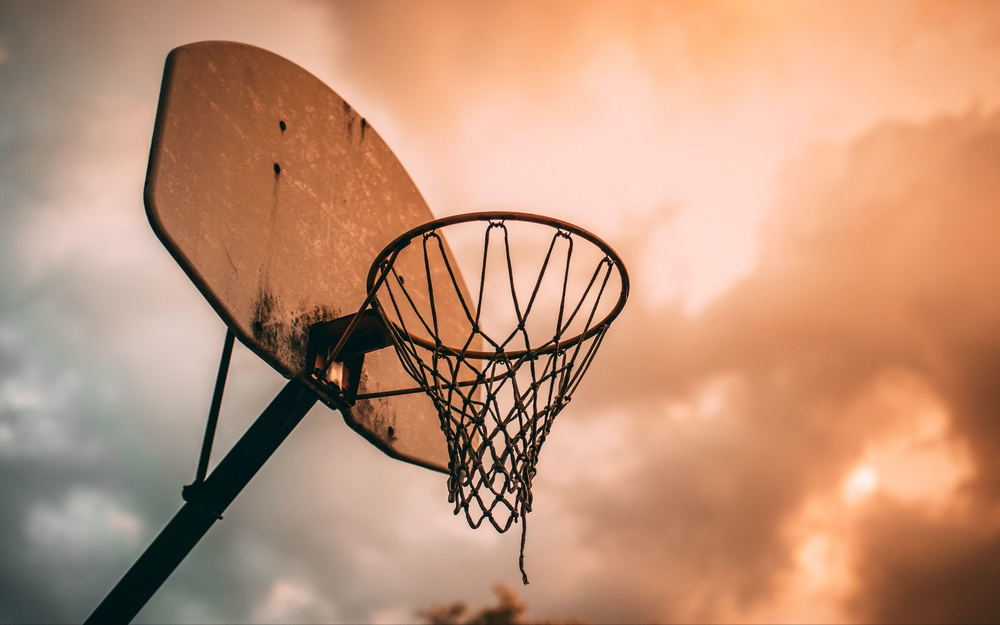
#> input picture web/uploads/test_1_basketball.jpg, 1000 x 625 px, shrunk from 3840 x 2400 before the run
$ python -i models.py   (imports and definitions only)   (older library calls are emulated)
#> lines starting #> are read from the running program, lines starting #| are printed output that depends on the picture
#> further down, picture is the input picture: shape (625, 1000, 3); mean B, G, R 120.3, 147.2, 192
import cv2
import numpy as np
import matplotlib.pyplot as plt
import imageio

#src is cv2 image generated from cv2.imread
#src is supposed to be a BGR image
#grayscale indicate whether image edges should be presented in black white or rgb
def my_sobel(src, output_to_screen=False, gray_scale = True):
#> called with output_to_screen = False, gray_scale = True
    img = src.copy()
    img = cv2.cvtColor(img, cv2.COLOR_BGR2RGB)
    if gray_scale:
        img = cv2.cvtColor(img, cv2.COLOR_RGB2GRAY)
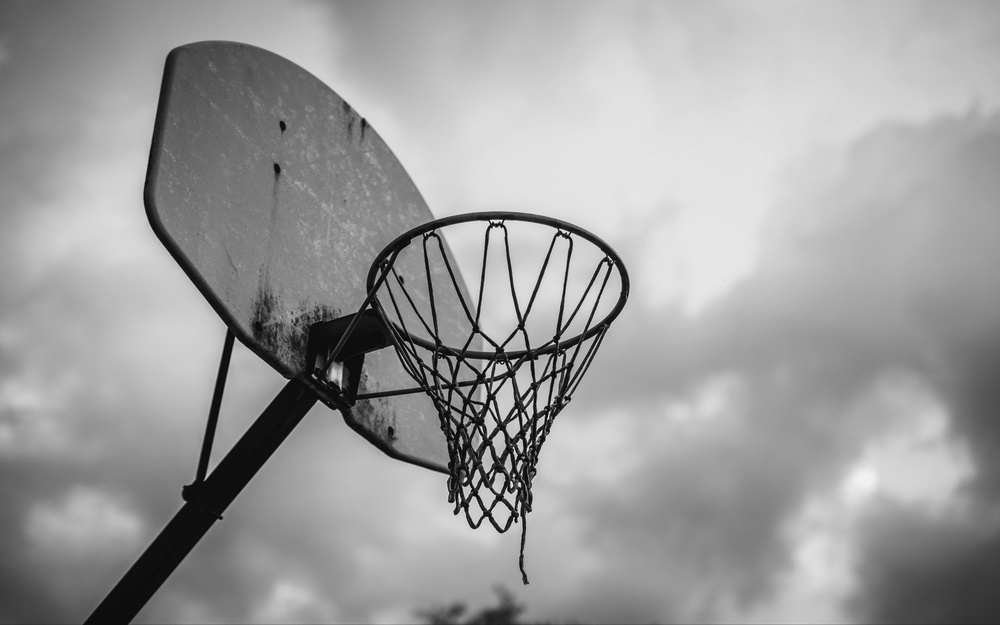
#> img: shape (625, 1000); min 1, max 243, mean 157.6

    #x, y gradient by unit16
    x = cv2.Sobel(img,cv2.CV_16S,1,0)
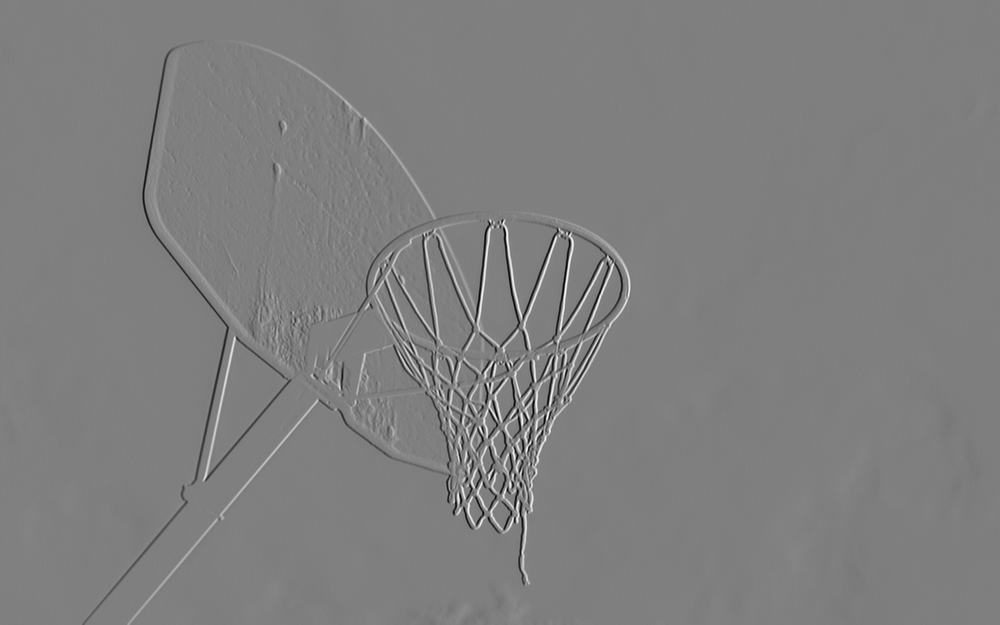
#> x: shape (625, 1000) int16; min -846, max 847, mean 0; drawn with min black and max white
    y = cv2.Sobel(img,cv2.CV_16S,0,1)
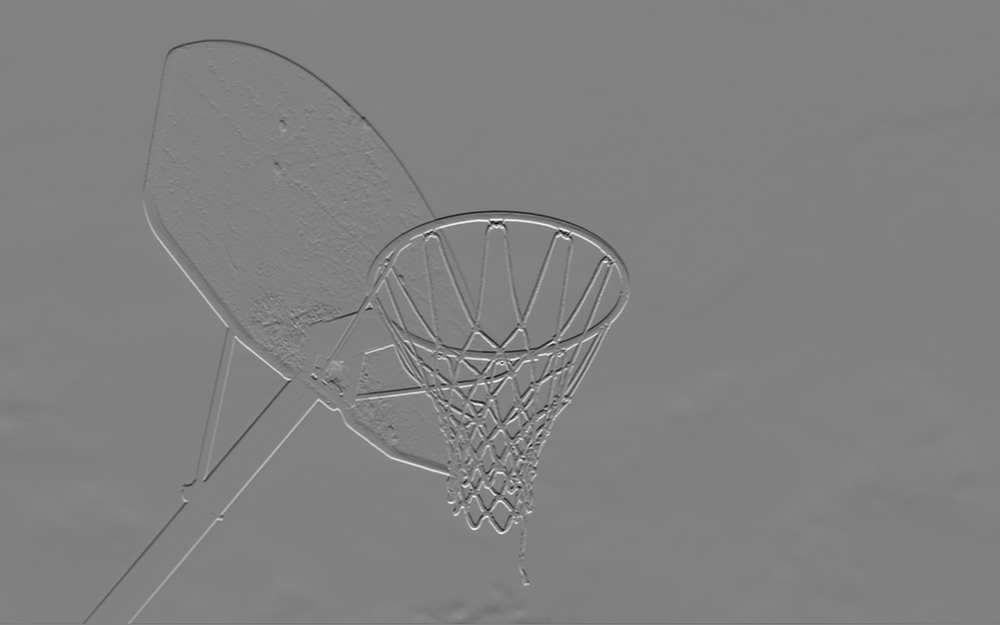
#> y: shape (625, 1000) int16; min -848, max 824, mean -0.7; drawn with min black and max white

    #convert back to unit 8
    absX = cv2.convertScaleAbs(x)
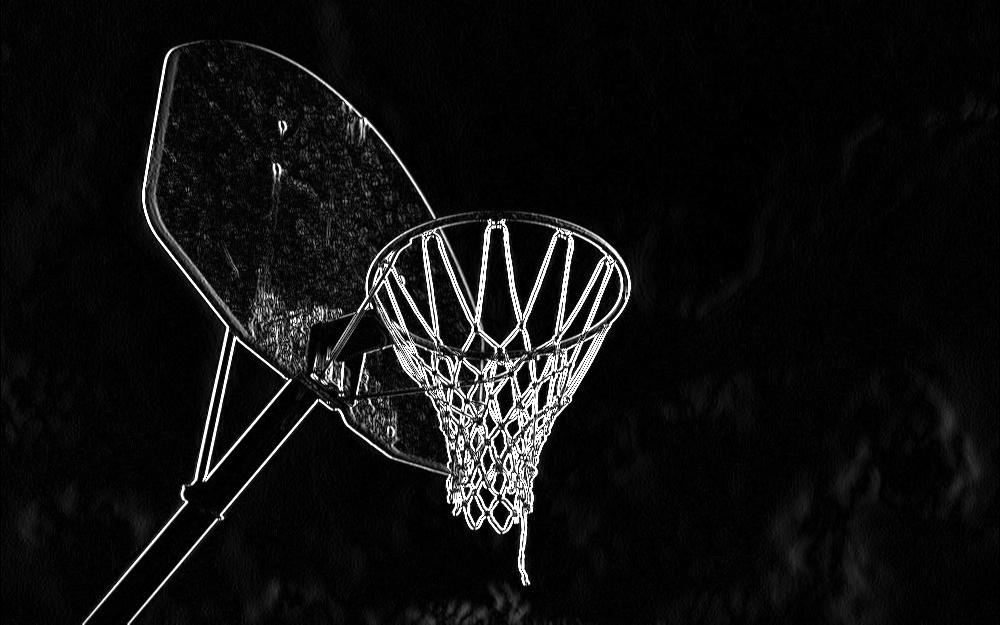
#> absX: shape (625, 1000); min 0, max 255, mean 16.2
    absY = cv2.convertScaleAbs(y)
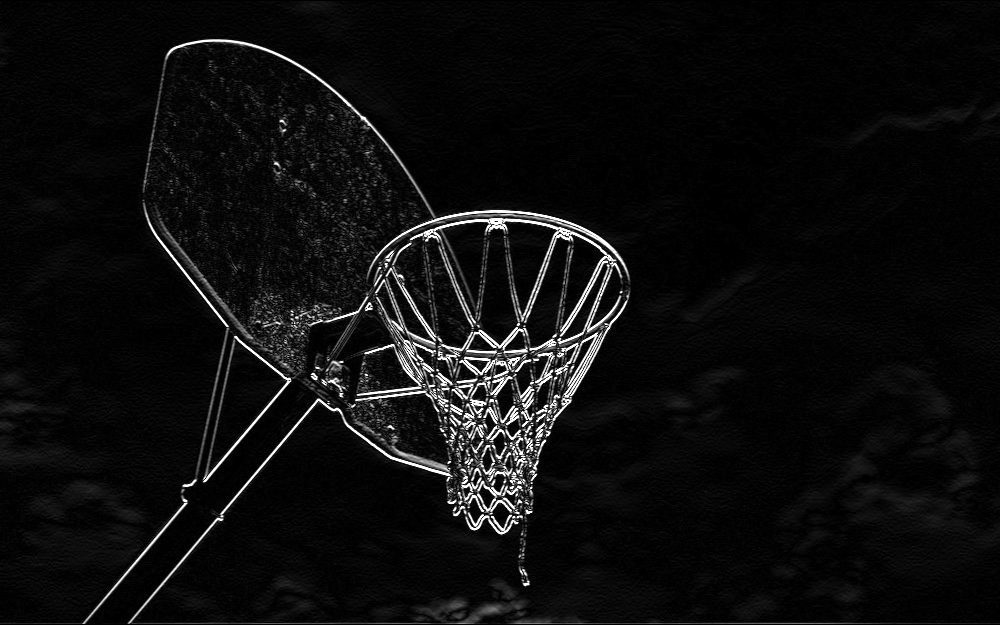
#> absY: shape (625, 1000); min 0, max 255, mean 13.8

    #combine
    dst = cv2.addWeighted(absX,0.5,absY,0.5,0)
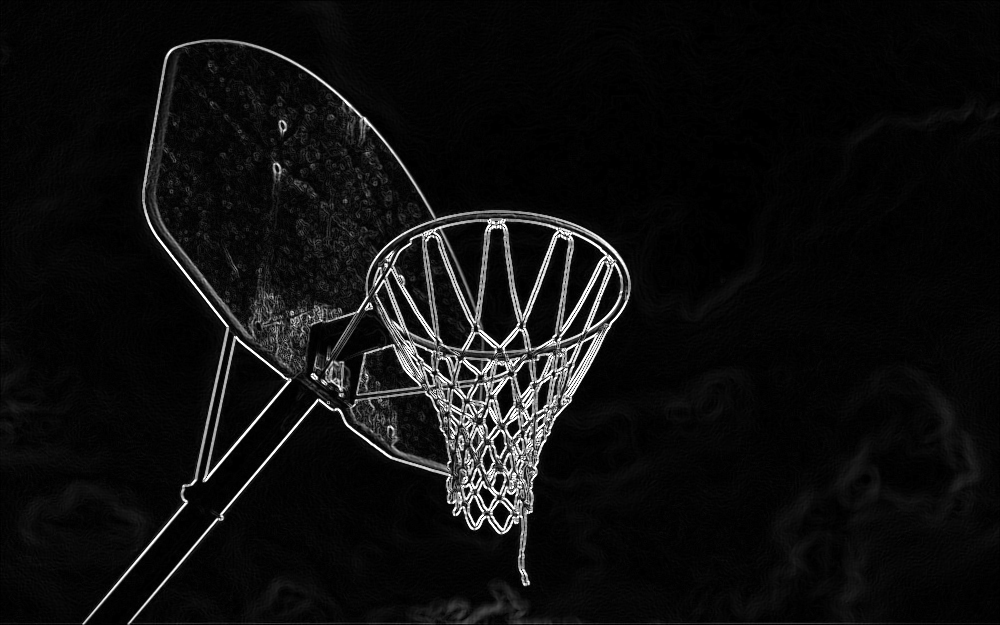
#> dst: shape (625, 1000); min 0, max 255, mean 15
    if output_to_screen:
        plt.imshow(dst)
    return dst
# [40 lines left out: functions my_canny, video_transform, real_time_transform, not called in this run]

>>> import cv2
>>> picture = cv2.imread('../uploads/test_1_basketball.jpg')
>>> result = my_sobel(picture)

$ run again, on web/uploads/YSBbFX.jpg
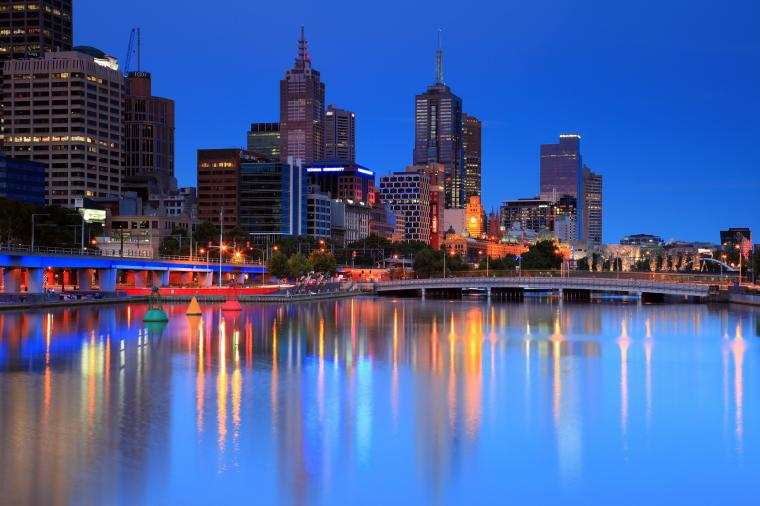
#> input picture web/uploads/YSBbFX.jpg, 760 x 506 px
#> picture is the input picture: shape (506, 760, 3); mean B, G, R 154.3, 94.5, 71.7
#> in my_sobel, `y = cv2.Sobel(img,cv2.CV_16S,0,1)`:
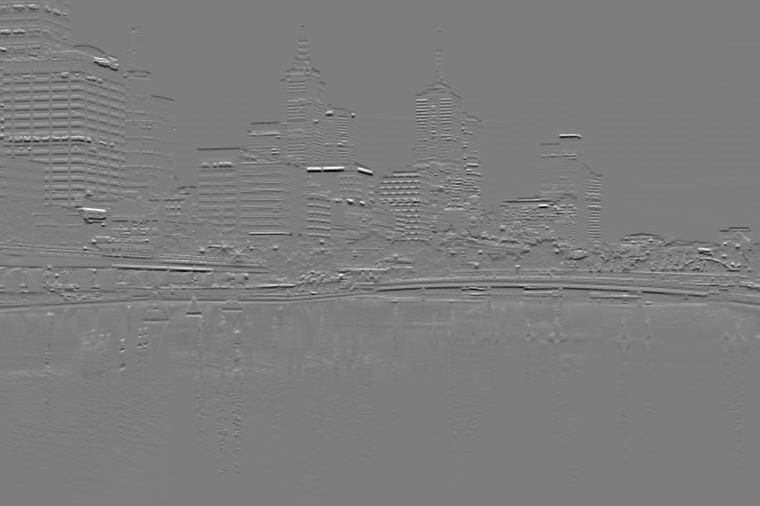
#> y: shape (506, 760) int16; min -876, max 898, mean 0.7; drawn with min black and max white
#> in my_sobel, `dst = cv2.addWeighted(absX,0.5,absY,0.5,0)`:
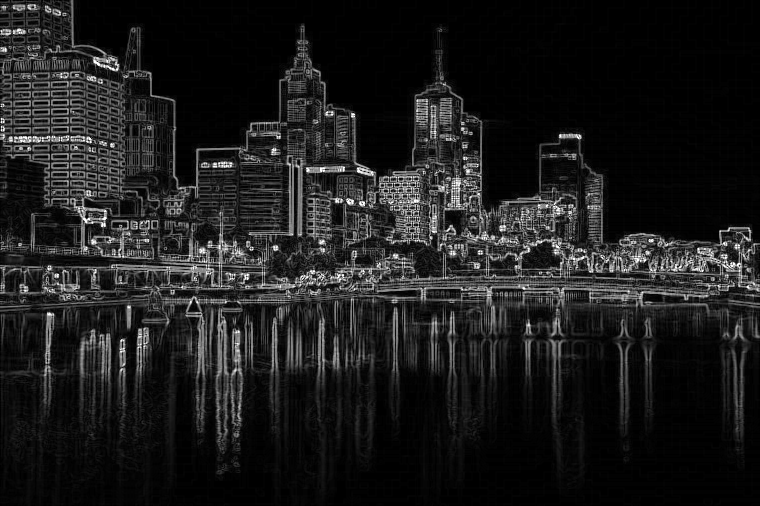
#> dst: shape (506, 760); min 0, max 255, mean 28.4

$ run again, on web/uploads/test_2_landscape.jpg
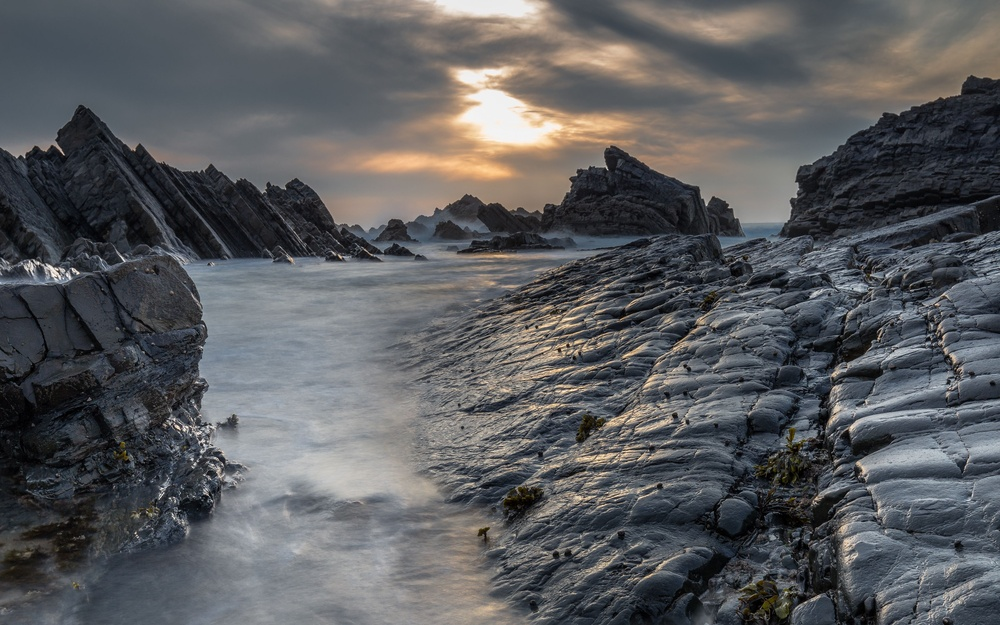
#> input picture web/uploads/test_2_landscape.jpg, 1000 x 625 px, shrunk from 3840 x 2400 before the run
#> picture is the input picture: shape (625, 1000, 3); mean B, G, R 94.4, 91.7, 90.7
#> in my_sobel, `y = cv2.Sobel(img,cv2.CV_16S,0,1)`:
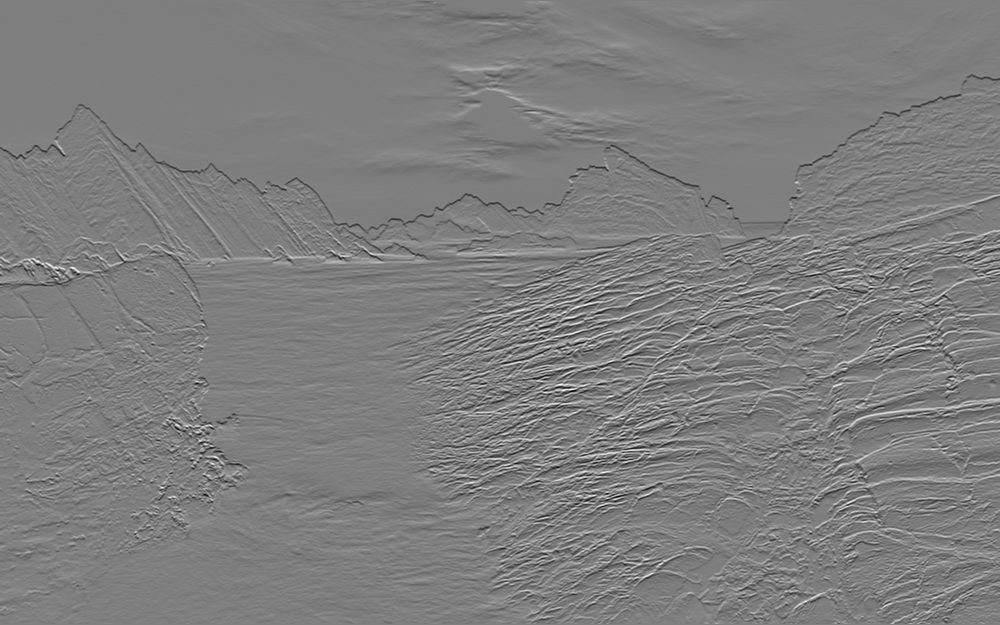
#> y: shape (625, 1000) int16; min -691, max 701, mean -0.4; drawn with min black and max white
#> in my_sobel, `dst = cv2.addWeighted(absX,0.5,absY,0.5,0)`:
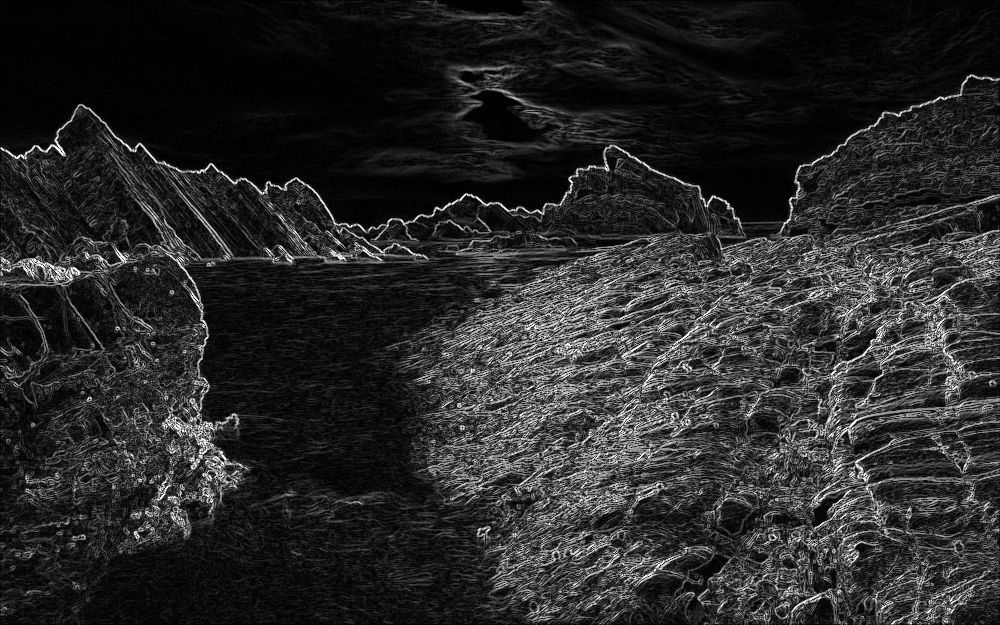
#> dst: shape (625, 1000); min 0, max 255, mean 40.9
